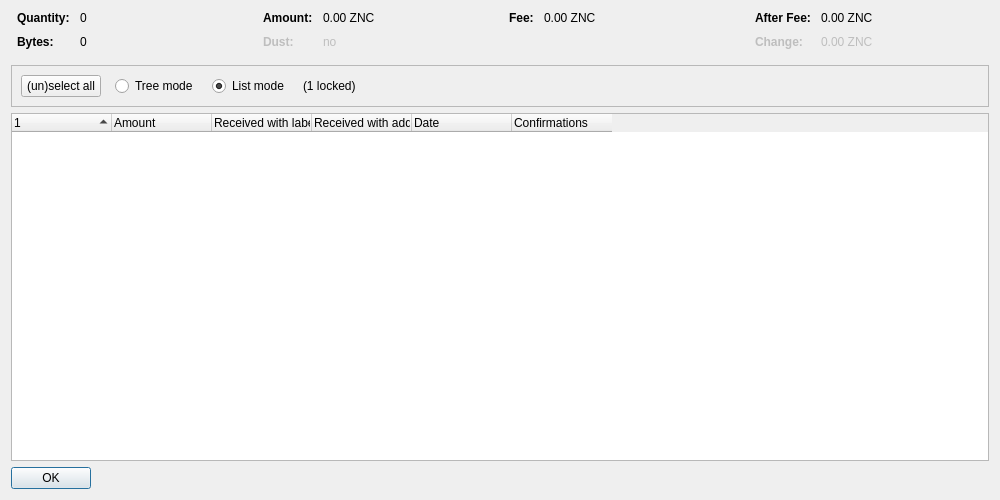
<?xml version="1.0" encoding="UTF-8"?>
<ui version="4.0">
 <class>CoinControlDialog</class>
 <widget class="QDialog" name="CoinControlDialog">
  <property name="geometry">
   <rect>
    <x>0</x>
    <y>0</y>
    <width>1000</width>
    <height>500</height>
   </rect>
  </property>
  <property name="windowTitle">
   <string>Coin Selection</string>
  </property>
  <layout class="QVBoxLayout" name="verticalLayout">
   <item>
    <layout class="QHBoxLayout" name="horizontalLayoutTop" stretch="0,0,0,0">
     <property name="topMargin">
      <number>0</number>
     </property>
     <property name="bottomMargin">
      <number>10</number>
     </property>
     <item>
      <layout class="QFormLayout" name="formLayoutCoinControl1">
       <property name="horizontalSpacing">
        <number>10</number>
       </property>
       <property name="verticalSpacing">
        <number>10</number>
       </property>
       <property name="leftMargin">
        <number>6</number>
       </property>
       <property name="rightMargin">
        <number>6</number>
       </property>
       <item row="0" column="0">
        <widget class="QLabel" name="labelCoinControlQuantityText">
         <property name="font">
          <font>
           <weight>75</weight>
           <bold>true</bold>
          </font>
         </property>
         <property name="text">
          <string>Quantity:</string>
         </property>
        </widget>
       </item>
       <item row="0" column="1">
        <widget class="QLabel" name="labelCoinControlQuantity">
         <property name="cursor">
          <cursorShape>IBeamCursor</cursorShape>
         </property>
         <property name="contextMenuPolicy">
          <enum>Qt::ActionsContextMenu</enum>
         </property>
         <property name="text">
          <string notr="true">0</string>
         </property>
         <property name="textInteractionFlags">
          <set>Qt::LinksAccessibleByMouse|Qt::TextSelectableByKeyboard|Qt::TextSelectableByMouse</set>
         </property>
        </widget>
       </item>
       <item row="1" column="0">
        <widget class="QLabel" name="labelCoinControlBytesText">
         <property name="font">
          <font>
           <weight>75</weight>
           <bold>true</bold>
          </font>
         </property>
         <property name="text">
          <string>Bytes:</string>
         </property>
        </widget>
       </item>
       <item row="1" column="1">
        <widget class="QLabel" name="labelCoinControlBytes">
         <property name="cursor">
          <cursorShape>IBeamCursor</cursorShape>
         </property>
         <property name="contextMenuPolicy">
          <enum>Qt::ActionsContextMenu</enum>
         </property>
         <property name="text">
          <string notr="true">0</string>
         </property>
         <property name="textInteractionFlags">
          <set>Qt::LinksAccessibleByMouse|Qt::TextSelectableByKeyboard|Qt::TextSelectableByMouse</set>
         </property>
        </widget>
       </item>
      </layout>
     </item>
     <item>
      <layout class="QFormLayout" name="formLayoutCoinControl2">
       <property name="horizontalSpacing">
        <number>10</number>
       </property>
       <property name="verticalSpacing">
        <number>10</number>
       </property>
       <property name="leftMargin">
        <number>6</number>
       </property>
       <property name="rightMargin">
        <number>6</number>
       </property>
       <item row="0" column="0">
        <widget class="QLabel" name="labelCoinControlAmountText">
         <property name="font">
          <font>
           <weight>75</weight>
           <bold>true</bold>
          </font>
         </property>
         <property name="text">
          <string>Amount:</string>
         </property>
        </widget>
       </item>
       <item row="0" column="1">
        <widget class="QLabel" name="labelCoinControlAmount">
         <property name="cursor">
          <cursorShape>IBeamCursor</cursorShape>
         </property>
         <property name="contextMenuPolicy">
          <enum>Qt::ActionsContextMenu</enum>
         </property>
         <property name="text">
          <string notr="true">0.00 ZNC</string>
         </property>
         <property name="textInteractionFlags">
          <set>Qt::LinksAccessibleByMouse|Qt::TextSelectableByKeyboard|Qt::TextSelectableByMouse</set>
         </property>
        </widget>
       </item>
       <item row="1" column="0">
        <widget class="QLabel" name="labelCoinControlLowOutputText">
         <property name="enabled">
          <bool>false</bool>
         </property>
         <property name="font">
          <font>
           <weight>75</weight>
           <bold>true</bold>
          </font>
         </property>
         <property name="text">
          <string>Dust:</string>
         </property>
        </widget>
       </item>
       <item row="1" column="1">
        <widget class="QLabel" name="labelCoinControlLowOutput">
         <property name="enabled">
          <bool>false</bool>
         </property>
         <property name="cursor">
          <cursorShape>IBeamCursor</cursorShape>
         </property>
         <property name="contextMenuPolicy">
          <enum>Qt::ActionsContextMenu</enum>
         </property>
         <property name="text">
          <string notr="true">no</string>
         </property>
         <property name="textInteractionFlags">
          <set>Qt::LinksAccessibleByMouse|Qt::TextSelectableByKeyboard|Qt::TextSelectableByMouse</set>
         </property>
        </widget>
       </item>
      </layout>
     </item>
     <item>
      <layout class="QFormLayout" name="formLayoutCoinControl3">
       <property name="horizontalSpacing">
        <number>10</number>
       </property>
       <property name="verticalSpacing">
        <number>10</number>
       </property>
       <property name="leftMargin">
        <number>6</number>
       </property>
       <property name="rightMargin">
        <number>6</number>
       </property>
       <item row="0" column="0">
        <widget class="QLabel" name="labelCoinControlFeeText">
         <property name="font">
          <font>
           <weight>75</weight>
           <bold>true</bold>
          </font>
         </property>
         <property name="text">
          <string>Fee:</string>
         </property>
        </widget>
       </item>
       <item row="0" column="1">
        <widget class="QLabel" name="labelCoinControlFee">
         <property name="cursor">
          <cursorShape>IBeamCursor</cursorShape>
         </property>
         <property name="contextMenuPolicy">
          <enum>Qt::ActionsContextMenu</enum>
         </property>
         <property name="text">
          <string notr="true">0.00 ZNC</string>
         </property>
         <property name="textInteractionFlags">
          <set>Qt::LinksAccessibleByMouse|Qt::TextSelectableByKeyboard|Qt::TextSelectableByMouse</set>
         </property>
        </widget>
       </item>
      </layout>
     </item>
     <item>
      <layout class="QFormLayout" name="formLayoutCoinControl4">
       <property name="horizontalSpacing">
        <number>10</number>
       </property>
       <property name="verticalSpacing">
        <number>10</number>
       </property>
       <property name="leftMargin">
        <number>6</number>
       </property>
       <property name="rightMargin">
        <number>6</number>
       </property>
       <item row="0" column="0">
        <widget class="QLabel" name="labelCoinControlAfterFeeText">
         <property name="font">
          <font>
           <weight>75</weight>
           <bold>true</bold>
          </font>
         </property>
         <property name="text">
          <string>After Fee:</string>
         </property>
        </widget>
       </item>
       <item row="0" column="1">
        <widget class="QLabel" name="labelCoinControlAfterFee">
         <property name="cursor">
          <cursorShape>IBeamCursor</cursorShape>
         </property>
         <property name="contextMenuPolicy">
          <enum>Qt::ActionsContextMenu</enum>
         </property>
         <property name="text">
          <string notr="true">0.00 ZNC</string>
         </property>
         <property name="textInteractionFlags">
          <set>Qt::LinksAccessibleByMouse|Qt::TextSelectableByKeyboard|Qt::TextSelectableByMouse</set>
         </property>
        </widget>
       </item>
       <item row="1" column="0">
        <widget class="QLabel" name="labelCoinControlChangeText">
         <property name="enabled">
          <bool>false</bool>
         </property>
         <property name="font">
          <font>
           <weight>75</weight>
           <bold>true</bold>
          </font>
         </property>
         <property name="text">
          <string>Change:</string>
         </property>
        </widget>
       </item>
       <item row="1" column="1">
        <widget class="QLabel" name="labelCoinControlChange">
         <property name="enabled">
          <bool>false</bool>
         </property>
         <property name="cursor">
          <cursorShape>IBeamCursor</cursorShape>
         </property>
         <property name="contextMenuPolicy">
          <enum>Qt::ActionsContextMenu</enum>
         </property>
         <property name="text">
          <string notr="true">0.00 ZNC</string>
         </property>
         <property name="textInteractionFlags">
          <set>Qt::LinksAccessibleByMouse|Qt::TextSelectableByKeyboard|Qt::TextSelectableByMouse</set>
         </property>
        </widget>
       </item>
      </layout>
     </item>
    </layout>
   </item>
   <item>
    <widget class="QFrame" name="frame">
     <property name="minimumSize">
      <size>
       <width>0</width>
       <height>40</height>
      </size>
     </property>
     <property name="frameShape">
      <enum>QFrame::StyledPanel</enum>
     </property>
     <property name="frameShadow">
      <enum>QFrame::Sunken</enum>
     </property>
     <layout class="QHBoxLayout" name="horizontalLayout">
      <item>
       <layout class="QHBoxLayout" name="horizontalLayoutPanel" stretch="0,0,0,0,0">
        <property name="spacing">
         <number>14</number>
        </property>
        <item>
         <widget class="QPushButton" name="pushButtonSelectAll">
          <property name="sizePolicy">
           <sizepolicy hsizetype="Maximum" vsizetype="Fixed">
            <horstretch>0</horstretch>
            <verstretch>0</verstretch>
           </sizepolicy>
          </property>
          <property name="text">
           <string>(un)select all</string>
          </property>
          <property name="autoDefault">
           <bool>false</bool>
          </property>
         </widget>
        </item>
        <item>
         <widget class="QRadioButton" name="radioTreeMode">
          <property name="sizePolicy">
           <sizepolicy hsizetype="Maximum" vsizetype="Fixed">
            <horstretch>0</horstretch>
            <verstretch>0</verstretch>
           </sizepolicy>
          </property>
          <property name="text">
           <string>Tree mode</string>
          </property>
         </widget>
        </item>
        <item>
         <widget class="QRadioButton" name="radioListMode">
          <property name="sizePolicy">
           <sizepolicy hsizetype="Maximum" vsizetype="Fixed">
            <horstretch>0</horstretch>
            <verstretch>0</verstretch>
           </sizepolicy>
          </property>
          <property name="text">
           <string>List mode</string>
          </property>
          <property name="checked">
           <bool>true</bool>
          </property>
         </widget>
        </item>
        <item>
         <widget class="QLabel" name="labelLocked">
          <property name="text">
           <string notr="true">(1 locked)</string>
          </property>
         </widget>
        </item>
        <item>
         <spacer name="horizontalSpacer">
          <property name="orientation">
           <enum>Qt::Horizontal</enum>
          </property>
          <property name="sizeHint" stdset="0">
           <size>
            <width>40</width>
            <height>20</height>
           </size>
          </property>
         </spacer>
        </item>
       </layout>
      </item>
     </layout>
    </widget>
   </item>
   <item>
    <widget class="CoinControlTreeWidget" name="treeWidget">
     <property name="contextMenuPolicy">
      <enum>Qt::CustomContextMenu</enum>
     </property>
     <property name="sortingEnabled">
      <bool>false</bool>
     </property>
     <property name="columnCount">
      <number>6</number>
     </property>
     <attribute name="headerShowSortIndicator" stdset="0">
      <bool>true</bool>
     </attribute>
     <attribute name="headerStretchLastSection">
      <bool>false</bool>
     </attribute>
     <column>
      <property name="text">
       <string/>
      </property>
     </column>
     <column>
      <property name="text">
       <string>Amount</string>
      </property>
     </column>
     <column>
      <property name="text">
       <string>Received with label</string>
      </property>
     </column>
     <column>
      <property name="text">
       <string>Received with address</string>
      </property>
     </column>
     <column>
      <property name="text">
       <string>Date</string>
      </property>
     </column>
     <column>
      <property name="text">
       <string>Confirmations</string>
      </property>
      <property name="toolTip">
       <string>Confirmed</string>
      </property>
     </column>
     <column>
      <property name="text">
       <string/>
      </property>
     </column>
     <column>
      <property name="text">
       <string/>
      </property>
     </column>
     <column>
      <property name="text">
       <string/>
      </property>
     </column>
     <column>
      <property name="text">
       <string/>
      </property>
     </column>
    </widget>
   </item>
   <item>
    <widget class="QDialogButtonBox" name="buttonBox">
     <property name="sizePolicy">
      <sizepolicy hsizetype="Maximum" vsizetype="Fixed">
       <horstretch>0</horstretch>
       <verstretch>0</verstretch>
      </sizepolicy>
     </property>
     <property name="orientation">
      <enum>Qt::Horizontal</enum>
     </property>
     <property name="standardButtons">
      <set>QDialogButtonBox::Ok</set>
     </property>
    </widget>
   </item>
  </layout>
 </widget>
 <customwidgets>
  <customwidget>
   <class>CoinControlTreeWidget</class>
   <extends>QTreeWidget</extends>
   <header>qt/coincontroltreewidget.h</header>
  </customwidget>
 </customwidgets>
 <resources/>
 <connections/>
</ui>
